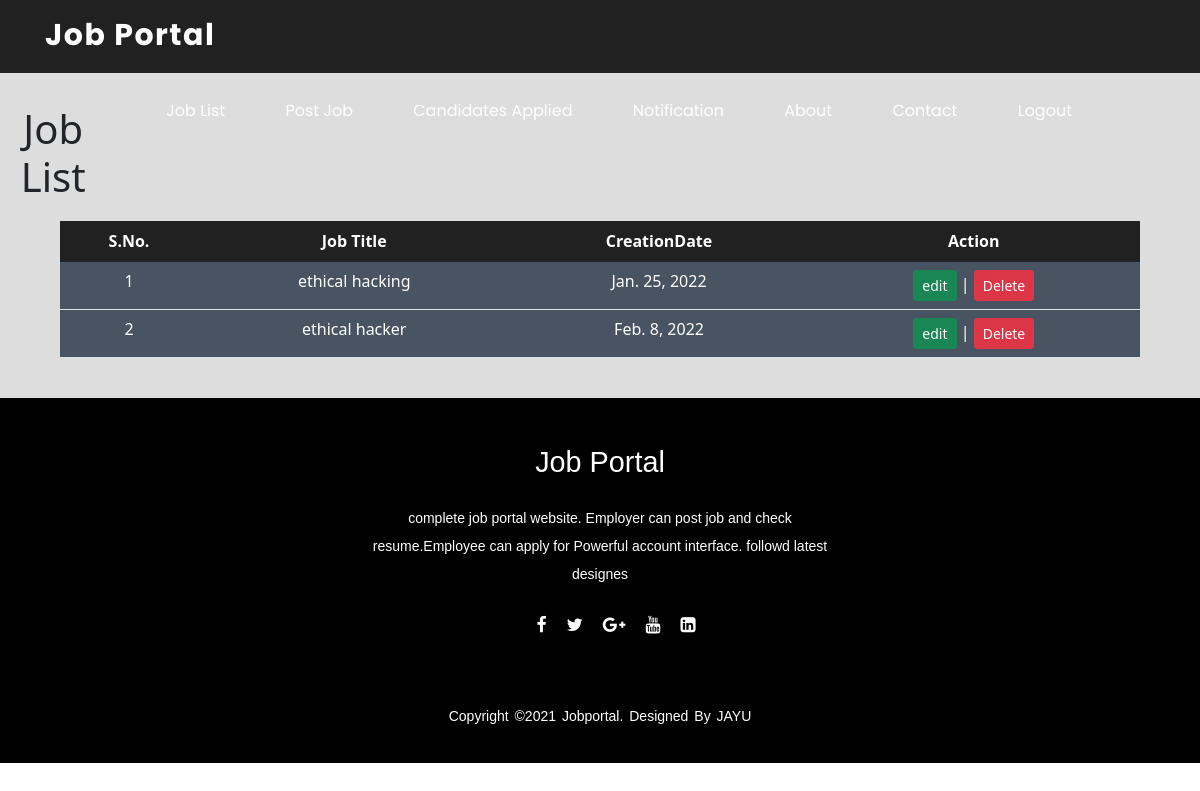
Screenshot of /job_list/ (signed in) with the database file from the repository.
### job/models.py (models this page shows, shortened)
class jobs(models.Model):
    recruiter1 = models.ForeignKey(recruiter,on_delete=models.CASCADE)
    start_date=models.DateField()
    end_date=models.DateField()
    title=models.CharField(max_length=20)
    salary=models.FloatField(max_length=20)
    description=models.CharField(max_length=100)
    image=models.FileField()
    experience=models.CharField(max_length=100)
    location=models.CharField(max_length=20)
    skills=models.CharField(max_length=100)
    creation_date=models.DateField()

### job/views.py (the view)
# urls.py: path('job_list/',views.job_list,name='job_list'),
def job_list(request):
    if not request.user.is_authenticated:
        return redirect('recruiter_login')
    user=request.user
    recruiter2=recruiter.objects.get(user=user)
    job=jobs.objects.filter(recruiter1=recruiter2)
    d={'job':job}
    return render(request,'job/job_list.html',d)

### templates/job/job_list.html (shortened to what this page needs)
{% extends 'job/recruiter_navigation.html' %}
{% load static %}
{% block content %}
<div class="bg1">
<div class="hedinglist">
<br>
<br>
<h2 style="text-align:center;font-size:40px;margin-top:-16px;">Job List </h2>
</div>
<div class="listing">
<table class="table table-hover" id="example" >
<thead>
<tr style="text-align:center;">
    <th>S.No.</th>
    <th>Job Title</th>
    <th>CreationDate</th>
    <th>Action</th>
</tr>
</thead>
    <tbody>
        {% for i in job %}
            <tr style="background-color:#485461;text-align:center;">
                <td>{{forloop.counter}}</td>
                <td>{{i.title}}</td>
                <td>{{i.creation_date}}</td>
                <td><a href="{% url 'edit_jobdetail' i.id %}" class="btn btn-success btn-sm">edit</a> | <a href=" {% url 'delete_job' i.id %}" class="btn btn-danger btn-sm">Delete</a></td>
            </tr>
        {%endfor%}
    </tbody>
</table>
<br>
</div>
</div>
{% endblock content %}

### static/job/css/style.css (style rules this page uses)
* { margin : 0px; padding: 0px; }

### static/job/css/search1.css (style rules this page uses)
.bg1 { width: 100%; background-color:#ddd ; }
.table tr { background-color:#212121; color:white; border-radius:10px; height:40px; padding:10px 20px; }
.table { margin-top: 20px; }
.listing { max-width: 90%; margin-left: auto; margin-right: auto; }

### rows the page displays
jobs: title "ethical hacking", creation_date "Jan. 25, 2022"
jobs: title "ethical hacker", creation_date "Feb. 8, 2022"
